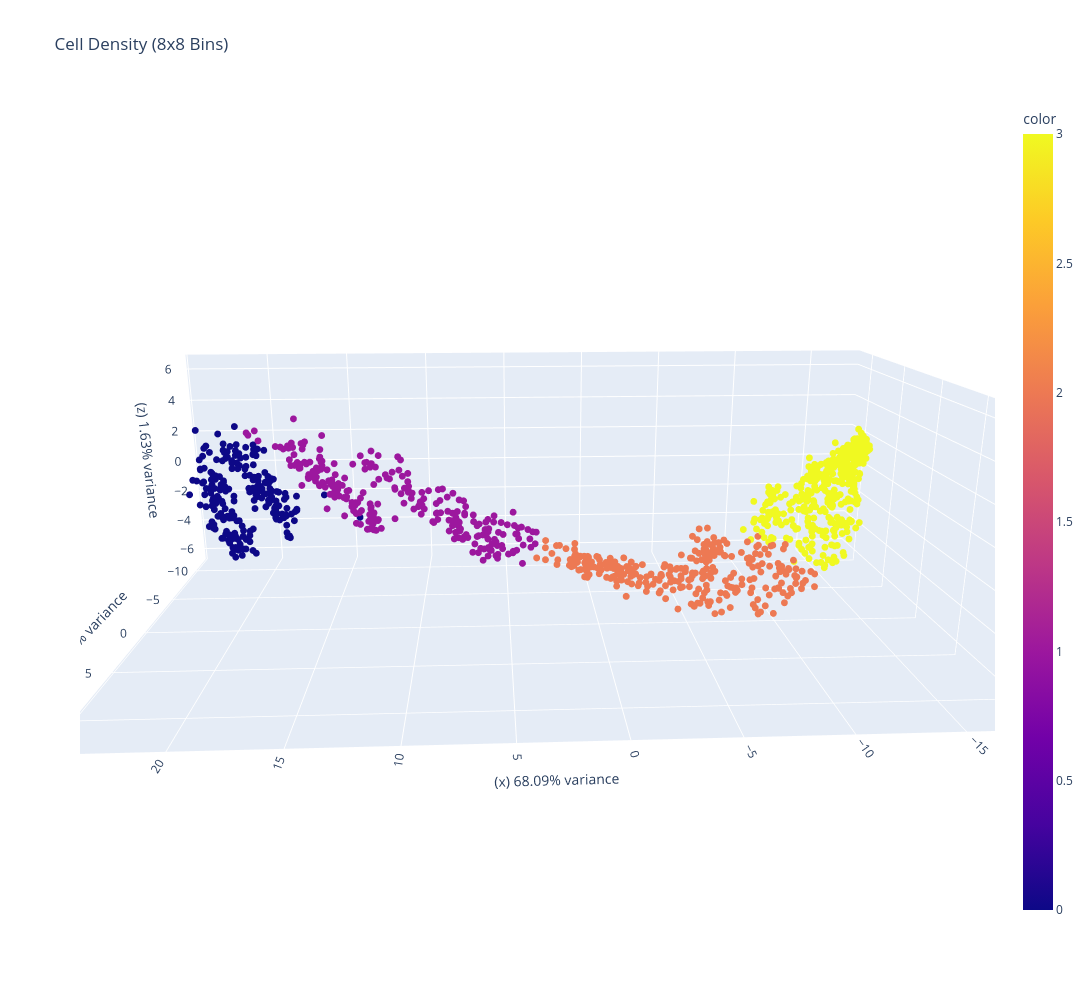

The notebook cell this image was saved under:
### Markdown cell above
# **8x8 Bin Size**

### Code cell
compute_oos_and_partition(8)

### Figure 1 — Plotly figure (JSON) as saved in the notebook; plotly's stock layout.template omitted (floating-point values rounded to 4 significant figures; data arrays with more than 128 entries replaced by an {"elided": "..."} marker saying what was removed)
{"data": [{"hovertemplate": "(x) 68.09% variance=%{x}<br>(y) 8.97% variance=%{y}<br>(z) 1.63% variance=%{z}<br>color=%{marker.color}<extra></extra>", "legendgroup": "", "marker": {"color": {"elided": "1210 int values"}, "coloraxis": "coloraxis", "size": 4, "symbol": "circle"}, "mode": "markers", "name": "", "scene": "scene", "showlegend": false, "type": "scatter3d", "x": {"elided": "1210 float values"}, "y": {"elided": "1210 float values"}, "z": {"elided": "1210 float values"}}], "layout": {"autosize": false, "coloraxis": {"colorbar": {"title": {"text": "color"}}, "colorscale": [[0, "#0d0887"], [0.1111, "#46039f"], [0.2222, "#7201a8"], [0.3333, "#9c179e"], [0.4444, "#bd3786"], [0.5556, "#d8576b"], [0.6667, "#ed7953"], [0.7778, "#fb9f3a"], [0.8889, "#fdca26"], [1, "#f0f921"]]}, "height": 1000, "legend": {"tracegroupgap": 0}, "scene": {"aspectmode": "auto", "aspectratio": {"x": 1.757, "y": 1.028, "z": 0.5539}, "camera": {"center": {"x": 0, "y": 0, "z": 0}, "eye": {"x": 0.1026, "y": 2.075, "z": 0.611}, "projection": {"type": "perspective"}, "up": {"x": 0, "y": 0, "z": 1}}, "domain": {"x": [0, 1], "y": [0, 1]}, "xaxis": {"title": {"text": "(x) 68.09% variance"}, "type": "linear"}, "yaxis": {"title": {"text": "(y) 8.97% variance"}, "type": "linear"}, "zaxis": {"title": {"text": "(z) 1.63% variance"}, "type": "linear"}}, "title": {"text": "Cell Density (8x8 Bins)"}, "width": 1200}}
